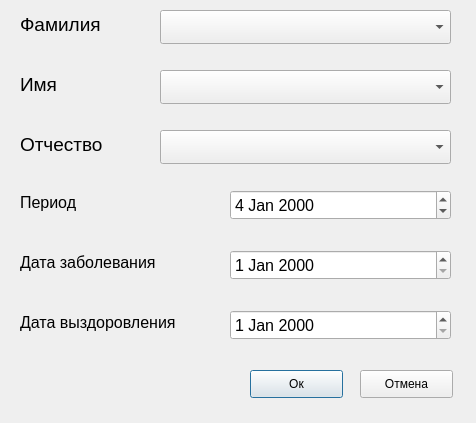
<?xml version="1.0" encoding="UTF-8"?>
<ui version="4.0">
 <class>add_ill</class>
 <widget class="QDialog" name="add_ill">
  <property name="geometry">
   <rect>
    <x>0</x>
    <y>0</y>
    <width>476</width>
    <height>423</height>
   </rect>
  </property>
  <property name="windowTitle">
   <string>Dialog</string>
  </property>
  <widget class="QLabel" name="label_4">
   <property name="geometry">
    <rect>
     <x>20</x>
     <y>190</y>
     <width>69</width>
     <height>24</height>
    </rect>
   </property>
   <property name="font">
    <font>
     <pointsize>12</pointsize>
    </font>
   </property>
   <property name="text">
    <string>Период</string>
   </property>
  </widget>
  <widget class="QDateEdit" name="period">
   <property name="geometry">
    <rect>
     <x>230</x>
     <y>190</y>
     <width>221</width>
     <height>30</height>
    </rect>
   </property>
   <property name="font">
    <font>
     <pointsize>12</pointsize>
    </font>
   </property>
   <property name="calendarPopup">
    <bool>false</bool>
   </property>
   <property name="timeSpec">
    <enum>Qt::LocalTime</enum>
   </property>
   <property name="date">
    <date>
     <year>2000</year>
     <month>1</month>
     <day>4</day>
    </date>
   </property>
  </widget>
  <widget class="QComboBox" name="secondname">
   <property name="geometry">
    <rect>
     <x>160</x>
     <y>130</y>
     <width>291</width>
     <height>34</height>
    </rect>
   </property>
   <property name="font">
    <font>
     <pointsize>14</pointsize>
    </font>
   </property>
  </widget>
  <widget class="QPushButton" name="confirm">
   <property name="geometry">
    <rect>
     <x>250</x>
     <y>370</y>
     <width>93</width>
     <height>28</height>
    </rect>
   </property>
   <property name="text">
    <string>Ок</string>
   </property>
  </widget>
  <widget class="QComboBox" name="firstname">
   <property name="geometry">
    <rect>
     <x>160</x>
     <y>70</y>
     <width>291</width>
     <height>34</height>
    </rect>
   </property>
   <property name="font">
    <font>
     <pointsize>14</pointsize>
    </font>
   </property>
  </widget>
  <widget class="QLabel" name="label_3">
   <property name="geometry">
    <rect>
     <x>20</x>
     <y>130</y>
     <width>97</width>
     <height>28</height>
    </rect>
   </property>
   <property name="font">
    <font>
     <pointsize>14</pointsize>
    </font>
   </property>
   <property name="text">
    <string>Отчество</string>
   </property>
  </widget>
  <widget class="QDateEdit" name="endill">
   <property name="geometry">
    <rect>
     <x>230</x>
     <y>310</y>
     <width>221</width>
     <height>30</height>
    </rect>
   </property>
   <property name="font">
    <font>
     <pointsize>12</pointsize>
    </font>
   </property>
  </widget>
  <widget class="QPushButton" name="cancel">
   <property name="geometry">
    <rect>
     <x>360</x>
     <y>370</y>
     <width>93</width>
     <height>28</height>
    </rect>
   </property>
   <property name="text">
    <string>Отмена</string>
   </property>
  </widget>
  <widget class="QDateEdit" name="startill">
   <property name="geometry">
    <rect>
     <x>230</x>
     <y>250</y>
     <width>221</width>
     <height>30</height>
    </rect>
   </property>
   <property name="font">
    <font>
     <pointsize>12</pointsize>
    </font>
   </property>
  </widget>
  <widget class="QComboBox" name="lastname">
   <property name="enabled">
    <bool>true</bool>
   </property>
   <property name="geometry">
    <rect>
     <x>160</x>
     <y>10</y>
     <width>291</width>
     <height>34</height>
    </rect>
   </property>
   <property name="font">
    <font>
     <pointsize>14</pointsize>
    </font>
   </property>
   <property name="editable">
    <bool>false</bool>
   </property>
   <property name="currentIndex">
    <number>-1</number>
   </property>
  </widget>
  <widget class="QLabel" name="label_5">
   <property name="geometry">
    <rect>
     <x>20</x>
     <y>250</y>
     <width>169</width>
     <height>24</height>
    </rect>
   </property>
   <property name="font">
    <font>
     <pointsize>12</pointsize>
    </font>
   </property>
   <property name="text">
    <string>Дата заболевания</string>
   </property>
  </widget>
  <widget class="QLabel" name="label">
   <property name="geometry">
    <rect>
     <x>20</x>
     <y>10</y>
     <width>97</width>
     <height>28</height>
    </rect>
   </property>
   <property name="font">
    <font>
     <pointsize>14</pointsize>
    </font>
   </property>
   <property name="text">
    <string>Фамилия</string>
   </property>
  </widget>
  <widget class="QLabel" name="label_2">
   <property name="geometry">
    <rect>
     <x>20</x>
     <y>70</y>
     <width>97</width>
     <height>28</height>
    </rect>
   </property>
   <property name="font">
    <font>
     <pointsize>14</pointsize>
    </font>
   </property>
   <property name="text">
    <string>Имя</string>
   </property>
  </widget>
  <widget class="QLabel" name="label_6">
   <property name="geometry">
    <rect>
     <x>20</x>
     <y>310</y>
     <width>193</width>
     <height>24</height>
    </rect>
   </property>
   <property name="font">
    <font>
     <pointsize>12</pointsize>
    </font>
   </property>
   <property name="text">
    <string>Дата выздоровления</string>
   </property>
  </widget>
 </widget>
 <resources/>
 <connections/>
</ui>
